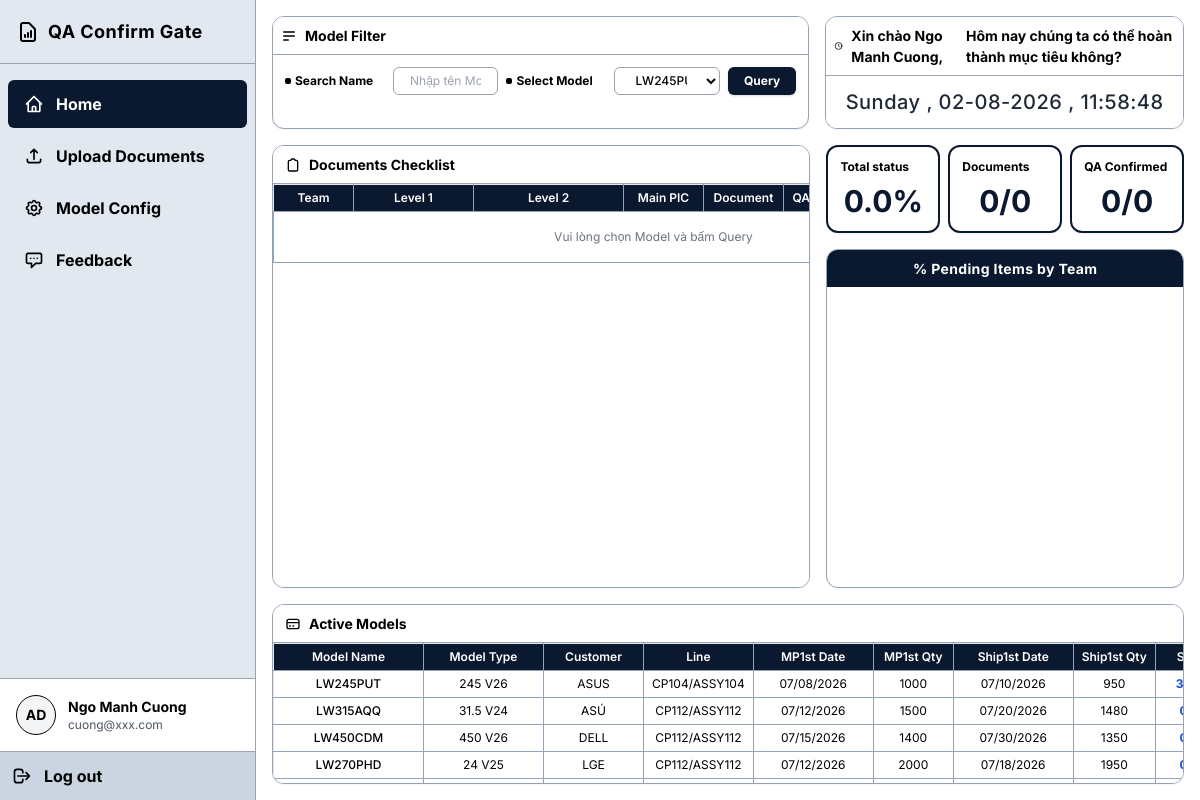
/ (signed in), run on an earlier commit of the app's database.
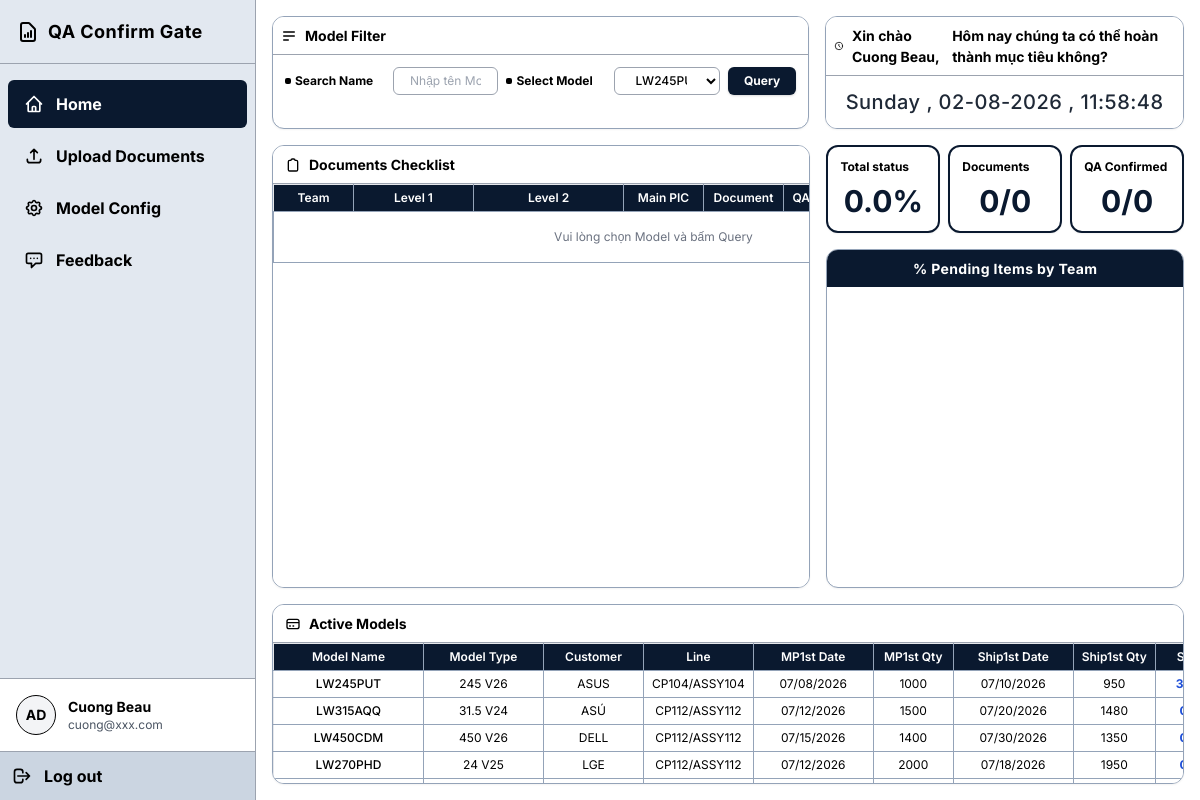
And on a later commit of the database.
### tables this page shows
CREATE TABLE "users" (id INTEGER PRIMARY KEY AUTOINCREMENT, fullname TEXT, email TEXT, team TEXT, username TEXT UNIQUE COLLATE NOCASE, password TEXT, access_role TEXT, failed_attempts INTEGER DEFAULT 0);

### backend/routers/dashboard.py (the view)
@router.get("/")
async def get_dashboard(request: Request):
    user = get_current_user(request)
    if not user:
        return RedirectResponse(url="/login", status_code=status.HTTP_302_FOUND)
    departments = [
        "OQA", "PE", "R&D", "QC", "Production", "Warehouse",
        "Purchasing", "Planning", "Logistics", "Maintenance",
        "HR", "Admin", "IT"
    ]
    conn = get_db()
    cursor = conn.cursor()
    cursor.execute("SELECT * FROM models ORDER BY sort_order ASC, id ASC")
    models = [dict(m) for m in cursor.fetchall()]
    cursor.execute("SELECT * FROM models WHERE activate = 'Yes' ORDER BY sort_order ASC, id ASC")
    active_models = [dict(m) for m in cursor.fetchall()]
    stats = get_model_statuses(cursor)
    for m in models:
        m['status_percent'] = stats.get(m['id'], "0.0%")
    for m in active_models:
        m['status_percent'] = stats.get(m['id'], "0.0%")
    conn.close()
    return templates.TemplateResponse(
        request=request,
        name="index.html",
        context={"departments": departments, "current_user": dict(user), "models": models, "active_models": active_models}
    )

### frontend/templates/index.html (shortened to what the changed rows need)
<!DOCTYPE html>
<html lang="en">
<head>
    <script src="https://cdn.tailwindcss.com"></script>
    <link rel="stylesheet" href="/static/style.css">
</head>
<body class="h-screen overflow-hidden flex flex-col">
    <div class="flex flex-1 overflow-hidden relative">
        <aside id="main-sidebar" class="fixed inset-y-0 left-0 z-50 w-64 border-r border-gray-400 flex flex-col shrink-0 sidebar -translate-x-full transition-transform duration-300 md:relative md:translate-x-0">
            <div class="mt-auto border-t border-gray-400 p-4 flex items-center space-x-3 bg-white">
                <div class="text-sm">
                    <p class="font-bold">{{ current_user.fullname if current_user else 'Guest' }}</p>
                    <p class="text-gray-600 text-xs">{{ current_user.email if current_user else 'guest@domain.com' }}</p>
                </div>
            </div>
        </aside>
        <main class="flex-1 overflow-y-auto p-3 lg:p-4 flex flex-col gap-4 bg-white scrollbar-custom min-h-0">
            <div class="flex flex-col-reverse lg:flex-row gap-4 shrink-0">
                <div class="border-box flex-1 bg-white">
                    <div class="bg-white border-b border-gray-400 p-2 shrink-0">
                        <h3 class="section-title flex items-center gap-2">
                            <svg class="w-4 h-4" fill="none" stroke="currentColor" viewBox="0 0 24 24"><path stroke-linecap="round" stroke-linejoin="round" stroke-width="2" d="M12 8v4l3 3m6-3a9 9 0 11-18 0 9 9 0 0118 0z"></path></svg>
                            Xin chào {{ current_user.fullname if current_user else 'Guest' }}, <span id="dynamic-greeting"></span>
                        </h3>
                    </div>
                </div>
            </div>
            <div class="flex flex-col-reverse lg:flex-row gap-4 flex-1 shrink-0 lg:min-h-0">
                <div class="flex-[1.5] border-box max-lg:h-auto lg:h-full min-h-[300px] lg:min-h-0">
                    <div class="overflow-auto touch-scroll flex-1 relative bg-white">
                        <table class="resizable">
                            <thead>
                                <tr>
                                    <th class="sticky-header py-1 px-2 min-w-[80px] border-t-0 border-l-0">Team</th>
                                    <th class="sticky-header py-1 px-2 min-w-[120px] border-t-0">Level 1</th>
                                    <th class="sticky-header py-1 px-2 min-w-[150px] border-t-0">Level 2</th>
                                    <th class="sticky-header py-1 px-2 min-w-[80px] border-t-0">Main PIC</th>
                                    <th class="sticky-header py-1 px-2 min-w-[80px] border-t-0">Document</th>
                                    <th class="sticky-header py-1 px-2 min-w-[100px] border-t-0">QA Confirmed</th>
                                </tr>
                            </thead>
                        </table>
                    </div>
                </div>
            </div>
            <div class="border-box mt-auto h-[180px] shrink-0 mb-4 lg:mb-0 min-h-[180px]">
                <div class="overflow-auto touch-scroll flex-1 relative bg-white">
                    <table class="text-center resizable">
                        <thead>
                            <tr>
                                <th class="sticky-header py-1 px-2 min-w-[150px] border-t-0 border-l-0">Model Name</th>
                                <th class="sticky-header py-1 px-2 min-w-[120px] border-t-0">Model Type</th>
                                <th class="sticky-header py-1 px-2 min-w-[100px] border-t-0">Customer</th>
                                <th class="sticky-header py-1 px-2 min-w-[100px] border-t-0">Line</th>
                                <th class="sticky-header py-1 px-2 min-w-[120px] border-t-0">MP1st Date</th>
                                <th class="sticky-header py-1 px-2 min-w-[80px] border-t-0">MP1st Qty</th>
                                <th class="sticky-header py-1 px-2 min-w-[120px] border-t-0">Ship1st Date</th>
                                <th class="sticky-header py-1 px-2 min-w-[80px] border-t-0">Ship1st Qty</th>
                                <th class="sticky-header py-1 px-2 min-w-[80px] border-t-0 border-r-0">Status</th>
                            </tr>
                        </thead>
                    </table>
                </div>
            </div>
        </main>
    </div>
</body>
</html>

What changed in the data, as far as the page shows it:
changed users "cuong@xxx.com": fullname "Ngo Manh Cuong" → "Cuong Beau"
